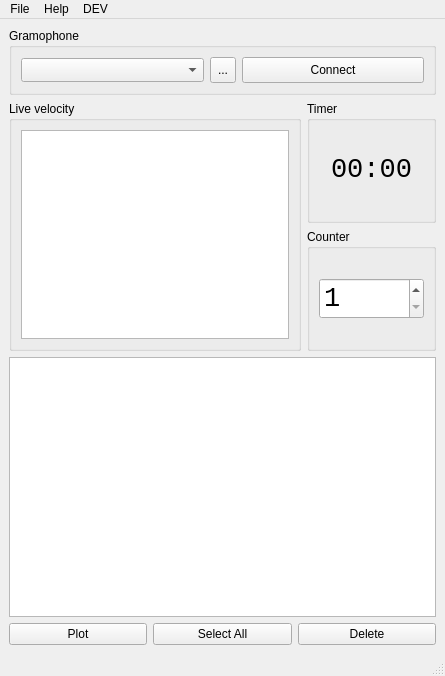
<?xml version="1.0" encoding="UTF-8"?>
<ui version="4.0">
 <class>MainWindow</class>
 <widget class="QMainWindow" name="MainWindow">
  <property name="geometry">
   <rect>
    <x>0</x>
    <y>0</y>
    <width>445</width>
    <height>676</height>
   </rect>
  </property>
  <property name="windowTitle">
   <string>Gramophone Recorder - New log [*]</string>
  </property>
  <property name="windowIcon">
   <iconset resource="res/resources.qrc">
    <normaloff>:/icons/vinyl.png</normaloff>:/icons/vinyl.png</iconset>
  </property>
  <widget class="QWidget" name="centralwidget">
   <layout class="QVBoxLayout" name="verticalLayout">
    <item>
     <widget class="QGroupBox" name="groupBox_4">
      <property name="title">
       <string>Gramophone</string>
      </property>
      <layout class="QHBoxLayout" name="horizontalLayout_2">
       <item>
        <widget class="QComboBox" name="gram_dropdown">
         <property name="sizePolicy">
          <sizepolicy hsizetype="Preferred" vsizetype="Fixed">
           <horstretch>0</horstretch>
           <verstretch>0</verstretch>
          </sizepolicy>
         </property>
         <property name="minimumSize">
          <size>
           <width>0</width>
           <height>24</height>
          </size>
         </property>
         <property name="toolTip">
          <string>The list of all COM ports that have a Gramophone connected.</string>
         </property>
        </widget>
       </item>
       <item>
        <widget class="QToolButton" name="refresh_btn">
         <property name="sizePolicy">
          <sizepolicy hsizetype="Fixed" vsizetype="Fixed">
           <horstretch>0</horstretch>
           <verstretch>0</verstretch>
          </sizepolicy>
         </property>
         <property name="minimumSize">
          <size>
           <width>26</width>
           <height>26</height>
          </size>
         </property>
         <property name="toolTip">
          <string>Detect all connected Gramophones and refresh the list.</string>
         </property>
         <property name="text">
          <string>...</string>
         </property>
         <property name="icon">
          <iconset resource="res/resources.qrc">
           <normaloff>:/icons/appbar.refresh.png</normaloff>:/icons/appbar.refresh.png</iconset>
         </property>
        </widget>
       </item>
       <item>
        <widget class="QPushButton" name="connect_btn">
         <property name="minimumSize">
          <size>
           <width>0</width>
           <height>26</height>
          </size>
         </property>
         <property name="toolTip">
          <string>Connect to a Gramophone on the selected port.</string>
         </property>
         <property name="text">
          <string>Connect</string>
         </property>
        </widget>
       </item>
      </layout>
     </widget>
    </item>
    <item>
     <layout class="QHBoxLayout" name="horizontalLayout_4">
      <item>
       <widget class="QGroupBox" name="groupBox_3">
        <property name="sizePolicy">
         <sizepolicy hsizetype="Preferred" vsizetype="Fixed">
          <horstretch>0</horstretch>
          <verstretch>0</verstretch>
         </sizepolicy>
        </property>
        <property name="minimumSize">
         <size>
          <width>0</width>
          <height>250</height>
         </size>
        </property>
        <property name="title">
         <string>Live velocity</string>
        </property>
        <layout class="QVBoxLayout" name="verticalLayout_5">
         <item>
          <widget class="PlotWidget" name="graph"/>
         </item>
        </layout>
       </widget>
      </item>
      <item>
       <layout class="QVBoxLayout" name="verticalLayout_2">
        <item>
         <widget class="QGroupBox" name="groupBox_2">
          <property name="title">
           <string>Timer</string>
          </property>
          <layout class="QVBoxLayout" name="verticalLayout_4">
           <item>
            <widget class="QLabel" name="time_label">
             <property name="sizePolicy">
              <sizepolicy hsizetype="Preferred" vsizetype="Fixed">
               <horstretch>0</horstretch>
               <verstretch>0</verstretch>
              </sizepolicy>
             </property>
             <property name="font">
              <font>
               <family>Consolas</family>
               <pointsize>20</pointsize>
              </font>
             </property>
             <property name="toolTip">
              <string>The internal timer of the active Gramophone. Resets every time a recording is started.</string>
             </property>
             <property name="text">
              <string>00:00</string>
             </property>
             <property name="alignment">
              <set>Qt::AlignCenter</set>
             </property>
            </widget>
           </item>
          </layout>
         </widget>
        </item>
        <item>
         <widget class="QGroupBox" name="groupBox">
          <property name="title">
           <string>Counter</string>
          </property>
          <layout class="QVBoxLayout" name="verticalLayout_3">
           <item>
            <widget class="QSpinBox" name="counter_box">
             <property name="font">
              <font>
               <family>Consolas</family>
               <pointsize>20</pointsize>
              </font>
             </property>
             <property name="toolTip">
              <string>The ID of the next recording. Automatically incremented after each recording.</string>
             </property>
             <property name="minimum">
              <number>1</number>
             </property>
             <property name="maximum">
              <number>9999</number>
             </property>
             <property name="value">
              <number>1</number>
             </property>
            </widget>
           </item>
          </layout>
         </widget>
        </item>
       </layout>
      </item>
     </layout>
    </item>
    <item>
     <widget class="QTableView" name="records_table">
      <property name="selectionBehavior">
       <enum>QAbstractItemView::SelectRows</enum>
      </property>
      <attribute name="horizontalHeaderDefaultSectionSize">
       <number>50</number>
      </attribute>
      <attribute name="horizontalHeaderMinimumSectionSize">
       <number>20</number>
      </attribute>
      <attribute name="horizontalHeaderStretchLastSection">
       <bool>true</bool>
      </attribute>
      <attribute name="verticalHeaderVisible">
       <bool>false</bool>
      </attribute>
     </widget>
    </item>
    <item>
     <layout class="QHBoxLayout" name="horizontalLayout">
      <item>
       <widget class="QPushButton" name="plot_btn">
        <property name="text">
         <string>Plot</string>
        </property>
       </widget>
      </item>
      <item>
       <widget class="QPushButton" name="select_all_btn">
        <property name="text">
         <string>Select All</string>
        </property>
       </widget>
      </item>
      <item>
       <widget class="QPushButton" name="delete_btn">
        <property name="text">
         <string>Delete</string>
        </property>
       </widget>
      </item>
     </layout>
    </item>
   </layout>
   <zorder>records_table</zorder>
   <zorder>groupBox_4</zorder>
  </widget>
  <widget class="QMenuBar" name="menubar">
   <property name="geometry">
    <rect>
     <x>0</x>
     <y>0</y>
     <width>445</width>
     <height>21</height>
    </rect>
   </property>
   <widget class="QMenu" name="menuFile">
    <property name="title">
     <string>File</string>
    </property>
    <addaction name="actionNew_File"/>
    <addaction name="actionNew_Window"/>
    <addaction name="actionOpen"/>
    <addaction name="separator"/>
    <addaction name="actionSave"/>
    <addaction name="actionSave_As"/>
    <addaction name="separator"/>
    <addaction name="actionQuit"/>
   </widget>
   <widget class="QMenu" name="menuDEV">
    <property name="title">
     <string>DEV</string>
    </property>
    <addaction name="DEV_reset_gram_timer"/>
    <addaction name="DEV_make_dummy"/>
   </widget>
   <widget class="QMenu" name="menuHelp">
    <property name="title">
     <string>Help</string>
    </property>
    <addaction name="actionGramophone_manual"/>
    <addaction name="actionLicense"/>
    <addaction name="actionAbout"/>
   </widget>
   <addaction name="menuFile"/>
   <addaction name="menuHelp"/>
   <addaction name="menuDEV"/>
  </widget>
  <widget class="QStatusBar" name="statusbar"/>
  <action name="actionNew_File">
   <property name="icon">
    <iconset resource="res/resources.qrc">
     <normaloff>:/icons/appbar.page.png</normaloff>:/icons/appbar.page.png</iconset>
   </property>
   <property name="text">
    <string>New File</string>
   </property>
   <property name="shortcut">
    <string>Ctrl+N</string>
   </property>
  </action>
  <action name="actionSave_As">
   <property name="text">
    <string>Save As...</string>
   </property>
   <property name="shortcut">
    <string>Ctrl+Shift+S</string>
   </property>
  </action>
  <action name="actionQuit">
   <property name="icon">
    <iconset resource="res/resources.qrc">
     <normaloff>:/icons/appbar.close.png</normaloff>:/icons/appbar.close.png</iconset>
   </property>
   <property name="text">
    <string>Quit</string>
   </property>
  </action>
  <action name="actionSave">
   <property name="icon">
    <iconset resource="res/resources.qrc">
     <normaloff>:/icons/appbar.save.png</normaloff>:/icons/appbar.save.png</iconset>
   </property>
   <property name="text">
    <string>Save</string>
   </property>
   <property name="shortcut">
    <string>Ctrl+S</string>
   </property>
  </action>
  <action name="DEV_reset_gram_timer">
   <property name="text">
    <string>Reset gram timer</string>
   </property>
  </action>
  <action name="DEV_make_dummy">
   <property name="text">
    <string>Create a dummy record</string>
   </property>
  </action>
  <action name="actionNew_Window">
   <property name="icon">
    <iconset resource="res/resources.qrc">
     <normaloff>:/icons/appbar.new.window.png</normaloff>:/icons/appbar.new.window.png</iconset>
   </property>
   <property name="text">
    <string>New Window</string>
   </property>
   <property name="shortcut">
    <string>Ctrl+Shift+N</string>
   </property>
  </action>
  <action name="actionGramophone_manual">
   <property name="icon">
    <iconset resource="res/resources.qrc">
     <normaloff>:/icons/appbar.book.png</normaloff>:/icons/appbar.book.png</iconset>
   </property>
   <property name="text">
    <string>Gramophone manual</string>
   </property>
  </action>
  <action name="actionAbout">
   <property name="icon">
    <iconset resource="res/resources.qrc">
     <normaloff>:/icons/appbar.information.png</normaloff>:/icons/appbar.information.png</iconset>
   </property>
   <property name="text">
    <string>About</string>
   </property>
  </action>
  <action name="actionOpen">
   <property name="icon">
    <iconset resource="res/resources.qrc">
     <normaloff>:/icons/appbar.folder.open.png</normaloff>:/icons/appbar.folder.open.png</iconset>
   </property>
   <property name="text">
    <string>Open</string>
   </property>
   <property name="shortcut">
    <string>Ctrl+O</string>
   </property>
  </action>
  <action name="actionLicense">
   <property name="text">
    <string>License</string>
   </property>
  </action>
 </widget>
 <customwidgets>
  <customwidget>
   <class>PlotWidget</class>
   <extends>QGraphicsView</extends>
   <header>pyqtgraph</header>
  </customwidget>
 </customwidgets>
 <resources>
  <include location="res/resources.qrc"/>
 </resources>
 <connections/>
</ui>
